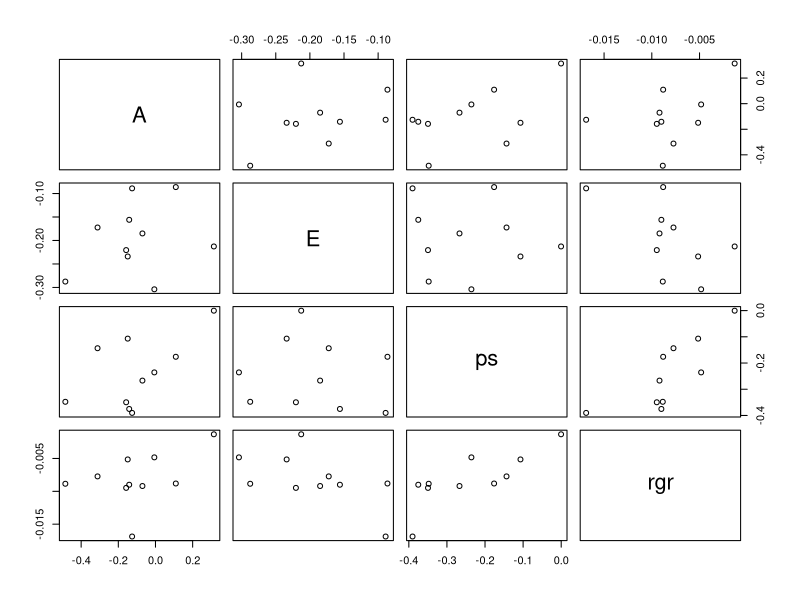
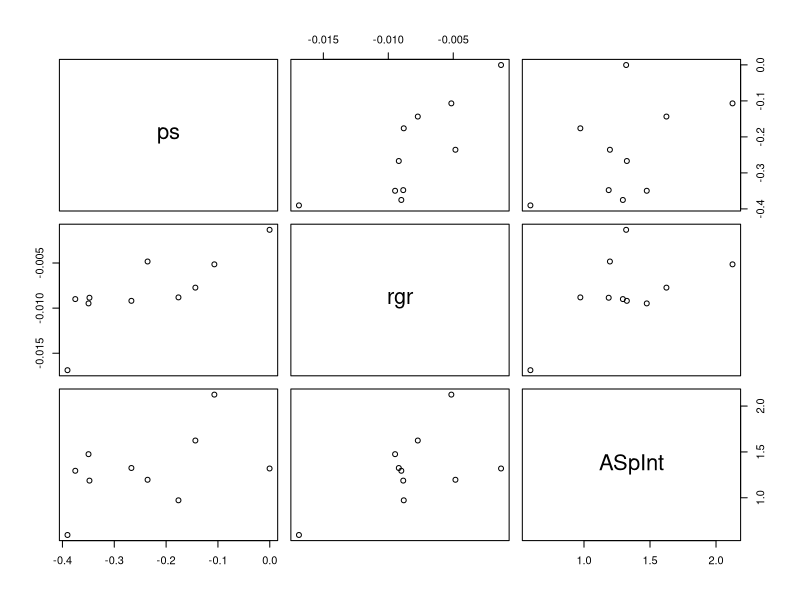

The R source for these figures, in order:
##### Paper: water inundation sensitivity in dipterocarps
##### author: james margrove 
##### date: 29.01.2017
##### title: exploration of species reactions to flooding coeficents 

##### remove clutter 
rm(list=ls())

# import all the coef values from the species interaction section 
ASlopeCoef <- read.table("./ASlopeCoef.txt", header = TRUE)[, 2]
ESlopeCoeF <- read.table("./ESlopeCoef.txt", header = TRUE)[, 2]
psSlopeCoeF <- read.table("./psSlopeCoef.txt", header = TRUE)[, 2]
rgrSlopeCoeF <- read.table("./rgrSlopeCoef.txt", header = TRUE)[, 2]


data <- data.frame(A = ASlopeCoef, 
                   E = ESlopeCoeF, 
                   ps = psSlopeCoeF,
                   rgr = rgrSlopeCoeF)
# plot the data for these interactions. 
plot(data)

# Correlation between ps and rgr 
with(data, cor(ps, rgr))

# Linear model for survival and 
lm1 <- lm(ps ~ rgr, data = data)
summary(lm1)


### species that had their photosynthesis, and transperation reduced the most,
# where those that had theree

data$ASpInt <-read.table("./ASpIntCoef.txt", header = TRUE)[, 2]
data$ESpInt<- read.table("./ESpIntCoef.txt", header = TRUE)[, 2]

plot(data[,3:5])
# Photosynthesis linked to changes in growth or survival
lm2 <- lm(ps ~ ASpInt, data)
summary(lm2)
with(data, cor.test(ps, ASpInt))
lm3 <- lm(rgr ~ ASpInt, data)
summary(lm3)
with(data, cor.test(rgr, ASpInt))
?cor
# Transpiration linked to changes in growth or survival 
lm4 <- lm(ps ~ ESpInt, data)
summary(lm4)
lm5 <- lm(rgr ~ ESpInt, data)
summary(lm5)
